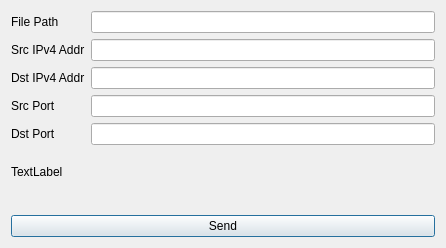
<?xml version="1.0" encoding="UTF-8"?>
<ui version="4.0">
 <class>UDPSender</class>
 <widget class="QDialog" name="UDPSender">
  <property name="geometry">
   <rect>
    <x>0</x>
    <y>0</y>
    <width>446</width>
    <height>248</height>
   </rect>
  </property>
  <property name="windowTitle">
   <string>UDPSender</string>
  </property>
  <layout class="QVBoxLayout" name="verticalLayout">
   <item>
    <layout class="QGridLayout" name="gridLayout">
     <item row="0" column="0">
      <widget class="QLabel" name="lblPath">
       <property name="text">
        <string>File Path</string>
       </property>
      </widget>
     </item>
     <item row="0" column="1">
      <widget class="QLineEdit" name="lePath"/>
     </item>
     <item row="1" column="0">
      <widget class="QLabel" name="lblSrcIPAddress">
       <property name="text">
        <string>Src IPv4 Addr</string>
       </property>
      </widget>
     </item>
     <item row="1" column="1">
      <widget class="QLineEdit" name="leSrcIPAddress"/>
     </item>
     <item row="2" column="0">
      <widget class="QLabel" name="lblDstIPAddress">
       <property name="text">
        <string>Dst IPv4 Addr</string>
       </property>
      </widget>
     </item>
     <item row="2" column="1">
      <widget class="QLineEdit" name="leDstIPAddress"/>
     </item>
     <item row="3" column="0">
      <widget class="QLabel" name="lblSrcPort">
       <property name="text">
        <string>Src Port</string>
       </property>
      </widget>
     </item>
     <item row="3" column="1">
      <widget class="QLineEdit" name="leSrcPort"/>
     </item>
     <item row="4" column="0">
      <widget class="QLabel" name="lblDstPort">
       <property name="text">
        <string>Dst Port</string>
       </property>
      </widget>
     </item>
     <item row="4" column="1">
      <widget class="QLineEdit" name="leDstPort"/>
     </item>
    </layout>
   </item>
   <item>
    <widget class="QLabel" name="lblStatus">
     <property name="text">
      <string>TextLabel</string>
     </property>
    </widget>
   </item>
   <item>
    <spacer name="horizontalSpacer">
     <property name="orientation">
      <enum>Qt::Horizontal</enum>
     </property>
     <property name="sizeHint" stdset="0">
      <size>
       <width>425</width>
       <height>16</height>
      </size>
     </property>
    </spacer>
   </item>
   <item>
    <widget class="QPushButton" name="btnSend">
     <property name="text">
      <string>Send</string>
     </property>
    </widget>
   </item>
  </layout>
 </widget>
 <resources/>
 <connections/>
</ui>
